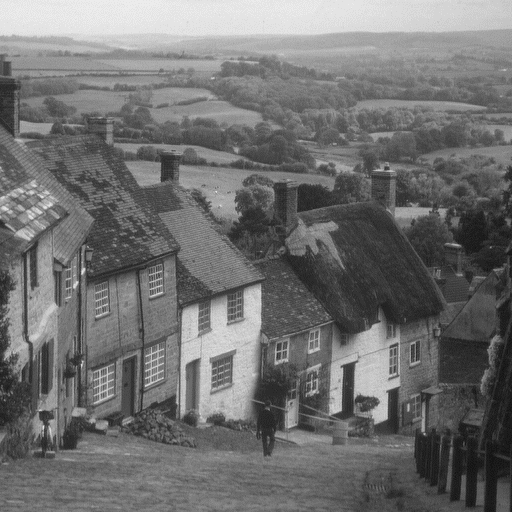
#> input picture images/goldhill.bmp, 512 x 512 px, found by its file name
$ python main2.3.2.py
#> lines starting #> are read from the running program, lines starting #| are printed output that depends on the picture; after the words box and inside, x2 and y2 are one past the last pixel; in counts of white or black regions, pixels touching at a corner belong together
import matplotlib.pyplot as plt
import cv2
import numpy as np

def plot_image(image_1, image_2,title_1="Orignal", title_2="New Image"):
    plt.figure(figsize=(10,10))
    plt.subplot(1, 2, 1)
    plt.imshow(image_1,cmap="gray")
    plt.title(title_1)
    plt.subplot(1, 2, 2)
    plt.imshow(image_2,cmap="gray")
    plt.title(title_2)
    plt.show()

def plot_hist(old_image, new_image,title_old="Orignal", title_new="New Image"):
    intensity_values=np.array([x for x in range(256)])
    plt.subplot(1, 2, 1)
    plt.bar(intensity_values, cv2.calcHist([old_image],[0],None,[256],[0,256])[:,0],width = 5)
    plt.title(title_old)
    plt.xlabel('intensity')
    plt.subplot(1, 2, 2)
    plt.bar(intensity_values, cv2.calcHist([new_image],[0],None,[256],[0,256])[:,0],width = 5)
    plt.title(title_new)
    plt.xlabel('intensity')
    plt.show()

def thresholding(input_img,threshold,max_value=255, min_value=0):
    N,M=input_img.shape
    image_out=np.zeros((N,M),dtype=np.uint8)

    for i  in range(N):
        for j in range(M):
            if input_img[i,j]> threshold:
                image_out[i,j]=max_value
            else:
                image_out[i,j]=min_value

    return image_out

toy_image = np.array([[0,2,2],[1,1,1],[1,1,2]],dtype=np.uint8)
plt.imshow(toy_image, cmap="gray")
plt.show()
print("toy_image:",toy_image)

plt.bar([x for x in range(6)],[1,5,2,0,0,0]) #6 is range of x and y axis 0-5, 1,5,2,0,0,0 are height of each x value corresponding 0 mean no chart
plt.show()
#> figure, not shown here; tallest bar 5 high, from x = 0.6 to 1.4

plt.bar([x for x in range(6)],[0,1,0,5,0,2])
plt.show()
#> figure, not shown here; tallest bar 5 high, from x = 2.6 to 3.4

goldhill = cv2.imread("images/goldhill.bmp",cv2.IMREAD_GRAYSCALE)
#> goldhill is the input picture: shape (512, 512); min 20, max 236, mean 112.2
plt.figure(figsize=(10,10))
plt.imshow(goldhill,cmap="gray")
plt.show()

hist = cv2.calcHist([goldhill],[0], None, [256], [0,256]) #range in python will write 0-255 as 0-256 not include top range, [0] for gray-scale, เก็บค่า intensity ทั้งรูป
#> hist = 256 values, max 20039 at index 116, min 0 at index 0, mean 1024
intensity_values = np.array([x for x in range(hist.shape[0])]) #channel o,มีแค่ 1 channel เท่านั้น ช่องแรกเลยเริ่มที่ 0, List Comprehension สร้าง ลิสต์ของตัวเลข ตั้งแต่ 0 ถึง hist.shape[0] - 1,สร้างค่าความสว่างแนวแกน x
#> intensity_values = 256 values from 0 to 255
plt.bar(intensity_values, hist[:,0], width = 5) #width=5 → ความกว้างของแต่ละแท่ง, (intensity_values x,hist[:,0] y) y = ค่าความสว่างทั้งหมดที่เก็บได้ใน channel 0
plt.title("Bar histogram")
plt.show()
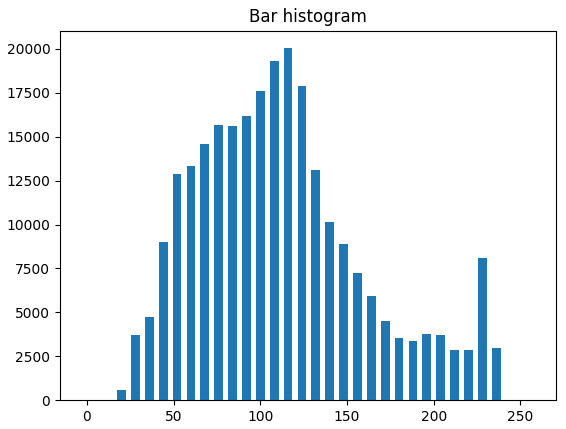
#> figure drawn by matplotlib, 1 panel; tallest bar 20039 high, from x = 113.5 to 118.5

PMF = hist / (goldhill.shape[0] * goldhill.shape[1])
#> PMF = 256 values, max 0.0764 at index 116, min 0 at index 0, mean 0.00391
plt.plot(intensity_values,hist)
plt.title("histogram")
plt.show()
#> figure, not shown here; curve peaks at x = 116, y = 20039

baboon = cv2.imread("images/baboon.png")
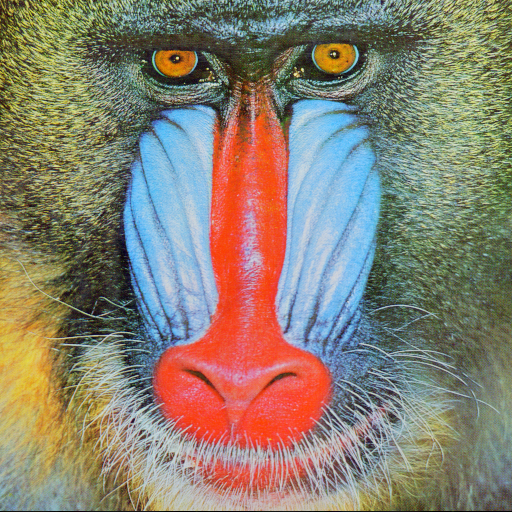
#> input picture images/baboon.png, 512 x 512 px, found by its file name
#> baboon is the input picture: shape (512, 512, 3); mean B, G, R 113.1, 128.9, 137.4
plt.imshow(cv2.cvtColor(baboon,cv2.COLOR_BGR2RGB))
plt.show()

color = ('blue','green','red')
for i,col in enumerate(color):
    histr = cv2.calcHist([baboon],[i],None,[256],[0,256])
    plt.plot(intensity_values,histr,color = col,label=col+" channel")#label เก็บคำอธิบายในกราฟ

    plt.xlim([0,256]) #กำหนดช่วงค่าแกน X ให้แสดงเฉพาะจาก a ถึง b, รวมถึง 256 เพราะ "ช่วงแสดงผลบนกราฟ" ไม่ใช่ range แบบใน range() ที่ "ไม่รวมตัวสุดท้าย"
plt.legend() #ใช้คู่กับ Label,แสดงคำอธิบายของเส้น/แท่งในกราฟ
plt.title("Histogram Channels")
plt.show()
#> figure, not shown here; curve peaks at x = 63, y = 2081; curve peaks at x = 192, y = 2644; curve peaks at x = 112, y = 1845


# nagative เปลี่ยนขาวเป็นดำ ดำเป็นขาว
toy_image = cv2.imread("images/baboon.png", cv2.IMREAD_GRAYSCALE) #cv2.imread() คืนค่าเป็น NumPy อยู่แล้ว ตรงนี้อาจไม่จำเป็น
#> toy_image: shape (512, 512); min 0, max 230, mean 129.1
neg_toy_image = 255 - toy_image
print("toy image\n", neg_toy_image)
#> (printed output is left out)
print("image negatives\n", neg_toy_image)
#> (printed output is left out)
plt.figure(figsize=(10,10))
plt.subplot(1, 2, 1)
plt.imshow(toy_image,cmap="gray")
plt.subplot(1, 2, 2)
plt.imshow(neg_toy_image,cmap="gray")
plt.show()
print("toy_image:",toy_image)
#> (printed output is left out)

pic = cv2.imread("images/mammogram.jpeg", cv2.IMREAD_GRAYSCALE)
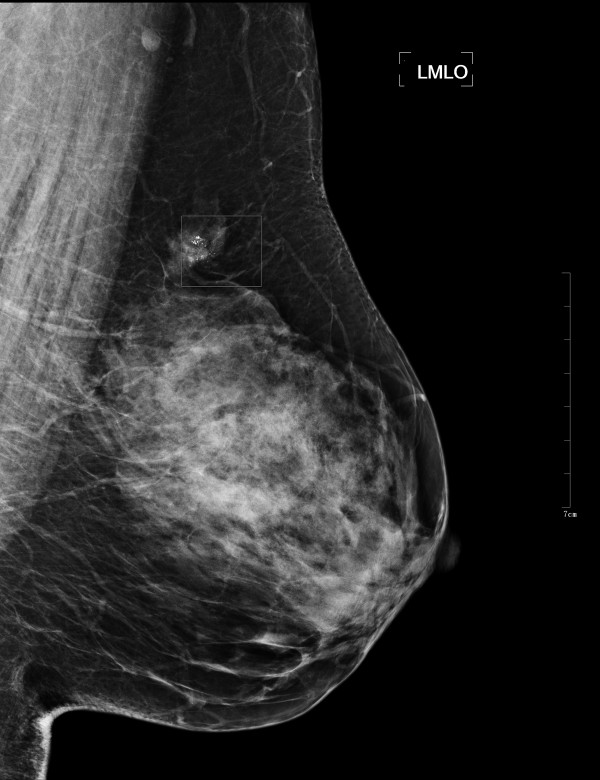
#> input picture images/mammogram.jpeg, 600 x 780 px, found by its file name
#> pic is the input picture: shape (780, 600); min 0, max 255, mean 42.2
cv2.imwrite("mammogram.png", pic)
image = cv2.imread("images/mammogram.png", cv2.IMREAD_GRAYSCALE)
cv2.rectangle(image, pt1=(160, 212), pt2=(250, 289), color = (255), thickness=2)
#> image: shape (780, 600); 0.21% of pixels changed, all inside (x1, y1, x2, y2) = (159, 211, 252, 291)
plt.figure(figsize = (10,10))
plt.imshow(image, cmap="gray")#use cmap="gray" evry time you use v2.IMREAD_GRAYSCALE
plt.show()

img_neg = 255 - image
plt.figure(figsize=(10,10))
plt.imshow(img_neg, cmap = "gray")
plt.show()

goldhill = cv2.imread("images/goldhill.bmp", cv2.IMREAD_GRAYSCALE)
alpha = 1 # Simple contrast control
beta = 100   # Simple brightness control
new_image = cv2.convertScaleAbs(goldhill, alpha=alpha, beta=beta)
plot_image(goldhill, new_image, title_1 = "Orignal", title_2 = "brightness control")
plt.figure(figsize=(10,5))
plot_hist(goldhill, new_image, "Orignal", "brightness control")

alpha = 2# Simple contrast control ยิ่งมากยิ่งขาว?
beta = 0 # Simple brightness control   # Simple brightness control
new_image = cv2.convertScaleAbs(goldhill, alpha=alpha, beta=beta)
plot_image(goldhill,new_image,"Orignal","contrast control")
plt.figure(figsize=(10,5))
plot_hist(goldhill, new_image,"Orignal","contrast control")

alpha = 3 # Simple contrast control เอาไว้ทำให้ดำขาวขึ้น ขาวดำขึ้น
beta = -200  # Simple brightness control
new_image = cv2.convertScaleAbs(goldhill, alpha=alpha, beta=beta)
plot_image(goldhill, new_image, "Orignal", "brightness & contrast control")
plt.figure(figsize=(10,5))
plot_hist(goldhill, new_image, "Orignal", "brightness & contrast control")

# Histogram Equalization
zelda = cv2.imread("images/zelda.png",cv2.IMREAD_GRAYSCALE)
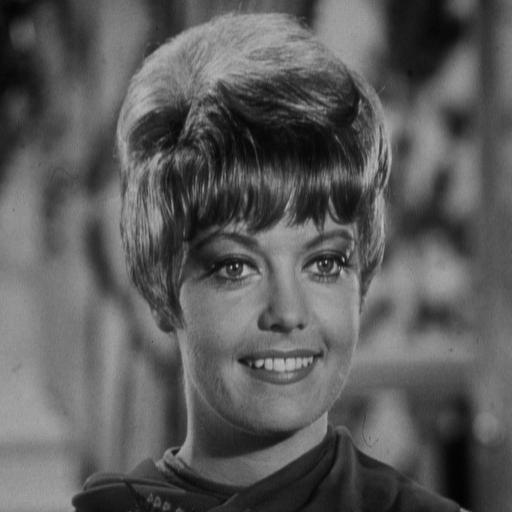
#> input picture images/zelda.png, 512 x 512 px, found by its file name
#> zelda is the input picture: shape (512, 512); min 0, max 187, mean 91.2
new_image = cv2.equalizeHist(zelda) #flattend the histogram(make it more equal to each other,it will improve more contrast)
plot_image(zelda,new_image,"Orignal","Histogram Equalization")
plt.figure(figsize=(10,5))
plot_hist(zelda, new_image,"Orignal","Histogram Equalization")

# Thresholding and Simple Segmentation
pic = cv2.imread("images/cameraman.jpeg")
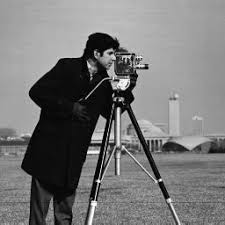
#> input picture images/cameraman.jpeg, 225 x 225 px, found by its file name
#> pic is the input picture: shape (225, 225, 3); min 0, max 255, mean 118.9
cv2.imwrite("cameraman.png", pic)
toy_image = cv2.imread("images/cameraman.png", cv2.IMREAD_GRAYSCALE)
#> toy_image: shape (225, 225); min 0, max 255, mean 118.9
threshold = 1
max_value = 2
min_value = 0
thresholding_toy = thresholding(toy_image, threshold=threshold, max_value=max_value, min_value=min_value)
#> after the loop in thresholding, `for i  in range(N):`:
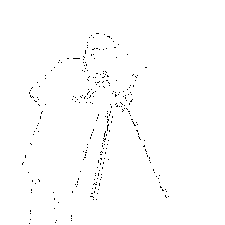
#> image_out: shape (225, 225); values 0 (black) and 2 (white), 99.1% white; black in thin lines or dots, all inside (x1, y1, x2, y2) = (22, 33, 169, 224)
plt.figure(figsize=(10, 10))
plt.subplot(1, 2, 1)
plt.imshow(toy_image, cmap="gray")
plt.title("Original Image")
plt.subplot(1, 2, 2)
plt.imshow(thresholding_toy, cmap="gray")
plt.title("Image After Thresholding")
plt.show()

image = cv2.imread("images/cameraman.jpeg", cv2.IMREAD_GRAYSCALE)
plt.figure(figsize=(10, 10))
plt.imshow(image, cmap="gray")
plt.show()

goldhill = cv2.imread("images/goldhill.bmp", cv2.IMREAD_GRAYSCALE)
hist = cv2.calcHist([goldhill],[0], None, [256], [0,256]) #range in python will write 0-255 as 0-256 not include top range, [0] for gray-scale, เก็บค่า intensity ทั้งรูป
intensity_values = np.array([x for x in range(hist.shape[0])])
plt.bar(intensity_values, hist[:, 0], width=5)
plt.title("Bar histogram")
plt.show()

threshold = 87
max_value = 255
min_value = 0
new_image = thresholding(image, threshold=threshold, max_value=max_value, min_value=min_value)
#> after the loop in thresholding (call 2), `for i  in range(N):`: image_out: shape (225, 225); 73.9% white; 101 black regions (91 under 20 px), largest, box (x1, y1, x2, y2) and area: (0, 33, 161, 225) 12208, (160, 142, 190, 154) 223, (207, 139, 225, 154) 192
plot_image(image, new_image, "Orignal", "Image After Thresholding")
plt.figure(figsize=(10,5))
plot_hist(image, new_image, "Orignal", "Image After Thresholding")
#> in plot_hist (call 5), `plt.show()`:
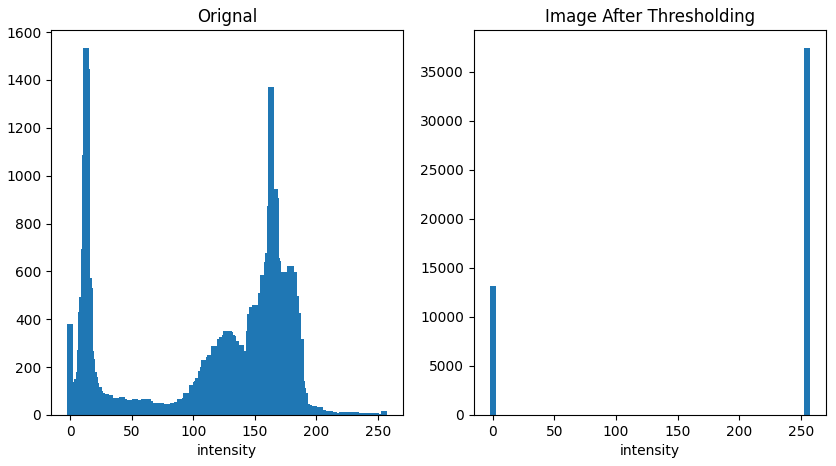
#> figure drawn by matplotlib, 2 panels; panel 1: tallest bar 1532 high, from x = 10.5 to 15.5; panel 2: tallest bar 37413 high, from x = 252.5 to 257.5

img = cv2.imread("images/cameraman.png", cv2.IMREAD_GRAYSCALE)

# THRESH_BINARY แบบธรรมดา
# _, binary_manual = cv2.threshold(img, 127, 255, cv2.THRESH_BINARY)

# # THRESH_OTSU แบบอัตโนมัติ
# _, binary_otsu = cv2.threshold(img, 0, 255, cv2.THRESH_BINARY + cv2.THRESH_OTSU)

# # เขียนเองแบบ NumPy และแปลงเป็น uint8
# binary_numpy = np.where(img > 127, 255, 0).astype(np.uint8)

# # แสดงผลเปรียบเทียบ
plt.figure(figsize=(12, 4))
#> (the run stopped early here; a loop or call above may not have finished)
